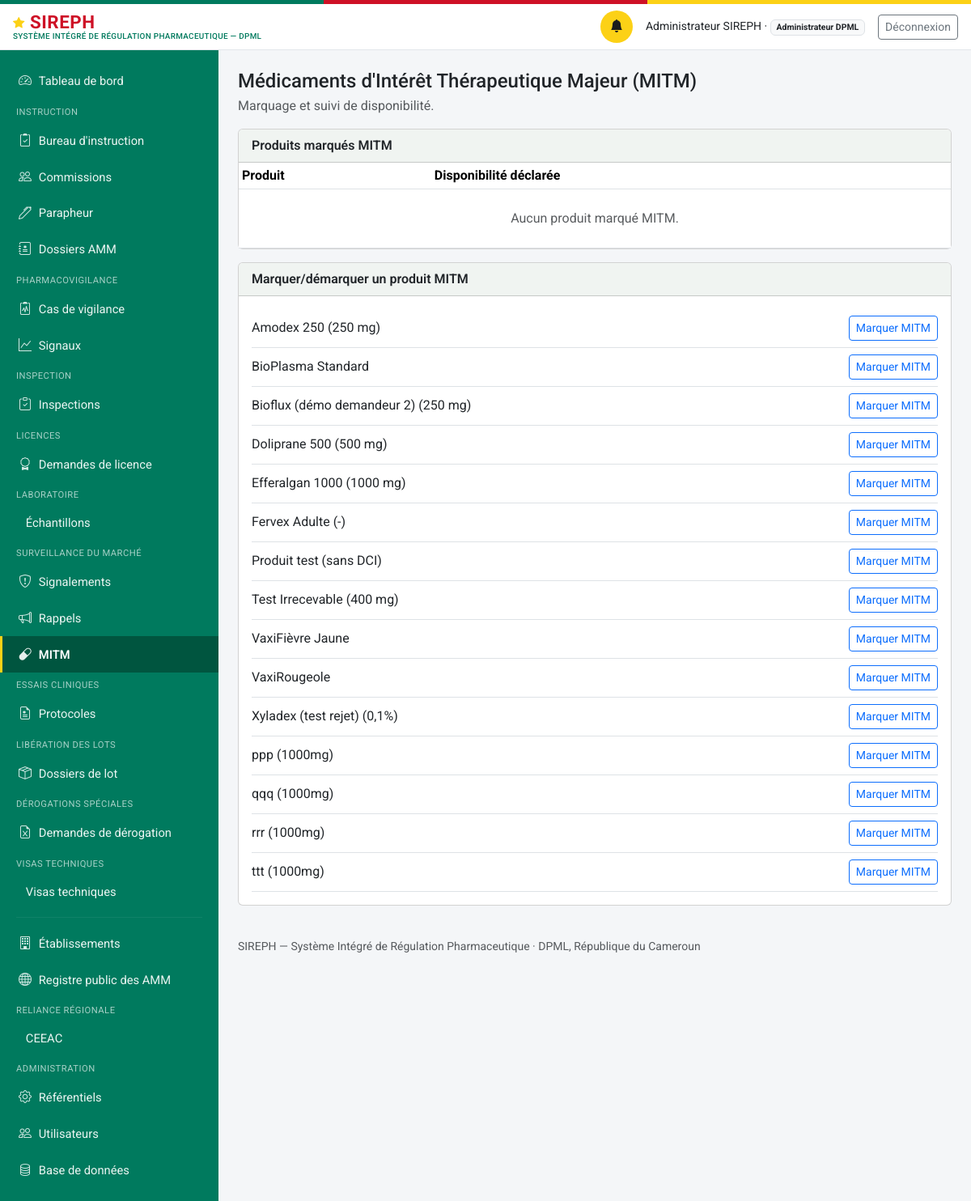
Page /mitm (signed in) on the earlier database version.
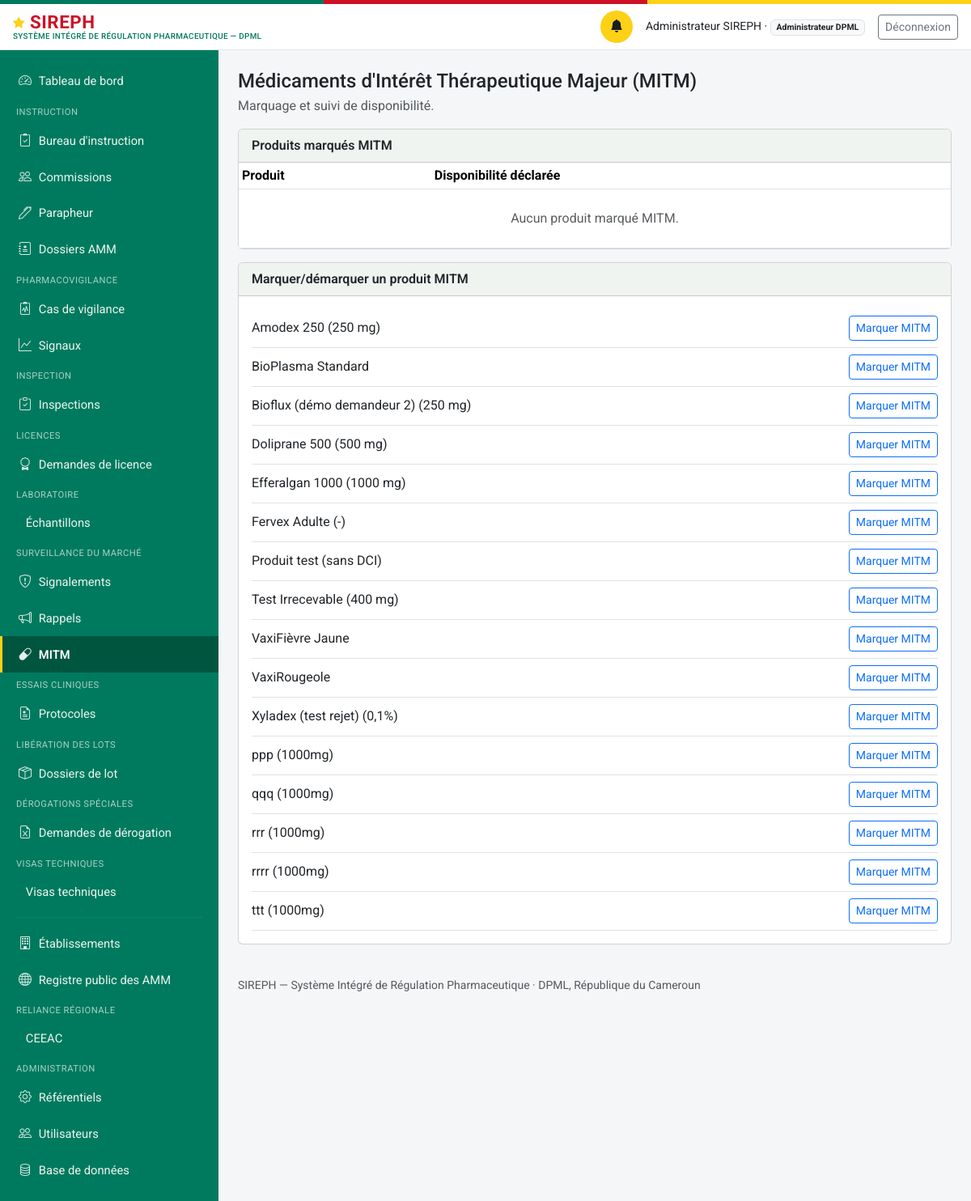
Same page on the later database version.
### models.py (models this page shows)
class Produit(db.Model):
    id = db.Column(db.Integer, primary_key=True)
    denomination_commune_internationale = db.Column(db.String(300), nullable=False, default="")
    nom_commercial = db.Column(db.String(300), nullable=False, default="")
    forme_pharmaceutique = db.Column(db.String(150), nullable=False, default="")
    dosage = db.Column(db.String(150))
    categorie = db.Column(db.String(30), nullable=False, default="medicament")
    nature = db.Column(db.String(30), nullable=True)
    fabricant_id = db.Column(db.Integer, db.ForeignKey("etablissement.id"), nullable=True)
    titulaire_amm_id = db.Column(db.Integer, db.ForeignKey("etablissement.id"), nullable=True)
    pays_origine = db.Column(db.String(150))
    statut_amm_courant = db.Column(db.String(20), nullable=False, default="aucune")
    date_creation = db.Column(db.DateTime, default=datetime.utcnow)
    est_mitm = db.Column(db.Boolean, nullable=False, default=False)
    disponibilite_declaree = db.Column(db.String(20), nullable=True)  # disponible | rupture
    composition_integrale = db.Column(db.Text, nullable=True)
    classe_therapeutique = db.Column(db.String(300), nullable=True)
    indications_therapeutiques = db.Column(db.Text, nullable=True)
    voie_administration = db.Column(db.String(150), nullable=True)
    duree_stabilite = db.Column(db.String(100), nullable=True)
    prix_grossiste_ht = db.Column(db.Integer, nullable=True)  # XAF, hors taxe
    fabricant = db.relationship("Etablissement", foreign_keys=[fabricant_id])
    titulaire_amm = db.relationship("Etablissement", foreign_keys=[titulaire_amm_id])
    dossiers = db.relationship("DossierAMM", backref="produit", lazy="dynamic",
                                foreign_keys="DossierAMM.produit_id")
    @property
    def libelle(self):
        base = self.nom_commercial or self.denomination_commune_internationale or f"Produit #{self.id}"
        if self.dosage:
            return f"{base} ({self.dosage})"
        return base

### routes_mc.py (the view, shortened to what this page needs)
@mc_bp.route("/mitm", methods=["GET", "POST"])
@login_required
def mitm():
    u = current_user()
    produits = Produit.query.order_by(Produit.nom_commercial).all()
    mitm_produits = [p for p in produits if p.est_mitm]
    return render_template("marche/mitm.html", produits=produits, mitm_produits=mitm_produits)

### auth.py (called while the page is built)
def current_user():
    uid = session.get("user_id")
    if not uid:
        return None
    return db.session.get(Personne, uid)

def login_required(view):
    @wraps(view)
    def wrapped(*a, **kw):
        if not current_user():
            return redirect(url_for("login", next=request.path))
        return view(*a, **kw)
    return wrapped

### models.py (called while the page is built)
    @property
    def role_label(self):
        from permissions import ROLES
        return ROLES.get(self.role_systeme, self.role_systeme)

    @property
    def niveau(self):
        from permissions import niveau
        return niveau(self)

    @property
    def est_externe(self):
        from permissions import est_externe
        return est_externe(self.role_systeme)

### permissions.py (called while the page is built)
def est_externe(role):
    return role in ROLES_EXTERNES

def niveau(user_ou_role):
    if user_ou_role is None:
        return 0
    role = getattr(user_ou_role, "role_systeme", user_ou_role)
    return NIVEAU_PAR_ROLE.get(role, 0)

### templates/marche/mitm.html (shortened to what this page needs)
{% extends "base.html" %}
{% block content %}
<h4 class="mb-1">Médicaments d'Intérêt Thérapeutique Majeur (MITM)</h4>
<p class="text-muted">Marquage et suivi de disponibilité.</p>
<div class="card mb-3">
  <div class="card-header">Produits marqués MITM</div>
  <div class="table-responsive">
    <table class="table table-sm mb-0">
      <thead><tr><th>Produit</th><th>Disponibilité déclarée</th>{% if current_user.role_systeme == "demandeur_externe" %}<th></th>{% endif %}</tr></thead>
      <tbody>
        {% for p in mitm_produits %}
        <tr class="{{ 'table-danger' if p.disponibilite_declaree == 'rupture' }}">
          <td>{{ p.libelle }}</td>
          <td>
            {% if p.disponibilite_declaree == "rupture" %}<span class="badge bg-danger">Rupture</span>
            {% elif p.disponibilite_declaree == "disponible" %}<span class="badge bg-success">Disponible</span>
            {% else %}<span class="badge bg-secondary">Non déclarée</span>{% endif %}
          </td>
          {% if current_user.role_systeme == "demandeur_externe" and current_user.etablissement_rattachement_id == p.titulaire_amm_id %}
          <td>
            <form method="post" class="d-flex gap-1">
              <input type="hidden" name="produit_id" value="{{ p.id }}">
              <input type="hidden" name="action" value="declarer">
              <select name="disponibilite" class="form-select form-select-sm">
                <option value="disponible">Disponible</option>
                <option value="rupture">Rupture</option>
              </select>
              <button class="btn btn-sm btn-outline-primary">Déclarer</button>
            </form>
          </td>
          {% endif %}
        </tr>
        {% else %}
        <tr><td colspan="3" class="text-center text-muted py-4">Aucun produit marqué MITM.</td></tr>
        {% endfor %}
      </tbody>
    </table>
  </div>
</div>
{% if current_user.role_systeme == "administrateur_dpml" %}
<div class="card">
  <div class="card-header">Marquer/démarquer un produit MITM</div>
  <div class="card-body">
    {% for p in produits %}
    <form method="post" class="d-flex justify-content-between align-items-center border-bottom py-2">
      <span>{{ p.libelle }}</span>
      <button class="btn btn-sm {{ 'btn-danger' if p.est_mitm else 'btn-outline-primary' }}">
        {{ "Retirer du MITM" if p.est_mitm else "Marquer MITM" }}
      </button>
    </form>
    {% endfor %}
  </div>
</div>
{% endif %}
{% endblock %}

Differences in the rows shown:
added Produit: libelle "rrrr (1000mg)", est_mitm "Marquer MITM"
